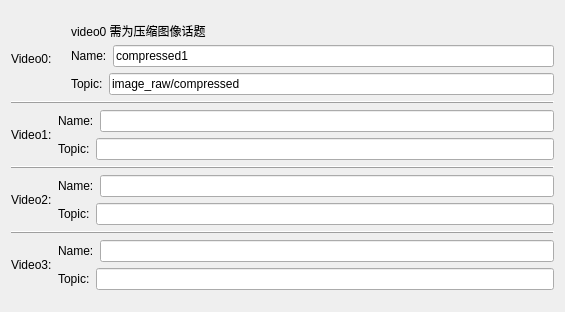
           <widget class="QWidget" name="page_4">
            <property name="geometry">
             <rect>
              <x>0</x>
              <y>0</y>
              <width>565</width>
              <height>312</height>
             </rect>
            </property>
            <attribute name="label">
             <string>Video</string>
            </attribute>
            <layout class="QVBoxLayout" name="verticalLayout_10">
             <item>
              <layout class="QVBoxLayout" name="verticalLayout_8">
               <item>
                <layout class="QHBoxLayout" name="horizontalLayout_4">
                 <item>
                  <widget class="QLabel" name="label_23">
                   <property name="maximumSize">
                    <size>
                     <width>61</width>
                     <height>17</height>
                    </size>
                   </property>
                   <property name="text">
                    <string>Video0:</string>
                   </property>
                  </widget>
                 </item>
                 <item>
                  <widget class="QLabel" name="label_4">
                   <property name="text">
                    <string/>
                   </property>
                  </widget>
                 </item>
                 <item>
                  <layout class="QVBoxLayout" name="verticalLayout_7">
                   <item>
                    <widget class="QLabel" name="label_5">
                     <property name="maximumSize">
                      <size>
                       <width>16777215</width>
                       <height>17</height>
                      </size>
                     </property>
                     <property name="text">
                      <string>video0 需为压缩图像话题</string>
                     </property>
                    </widget>
                   </item>
                   <item>
                    <layout class="QHBoxLayout" name="horizontalLayout_2">
                     <item>
                      <widget class="QLabel" name="label_24">
                       <property name="maximumSize">
                        <size>
                         <width>61</width>
                         <height>17</height>
                        </size>
                       </property>
                       <property name="text">
                        <string>Name:</string>
                       </property>
                      </widget>
                     </item>
                     <item>
                      <widget class="QLineEdit" name="video0_name_set">
                       <property name="text">
                        <string>compressed1</string>
                       </property>
                      </widget>
                     </item>
                    </layout>
                   </item>
                   <item>
                    <layout class="QHBoxLayout" name="horizontalLayout_3">
                     <item>
                      <widget class="QLabel" name="label_25">
                       <property name="maximumSize">
                        <size>
                         <width>61</width>
                         <height>17</height>
                        </size>
                       </property>
                       <property name="text">
                        <string>Topic:</string>
                       </property>
                      </widget>
                     </item>
                     <item>
                      <widget class="QLineEdit" name="video0_topic_set">
                       <property name="text">
                        <string>image_raw/compressed</string>
                       </property>
                      </widget>
                     </item>
                    </layout>
                   </item>
                  </layout>
                 </item>
                </layout>
               </item>
               <item>
                <widget class="QFrame" name="frame">
                 <property name="frameShape">
                  <enum>QFrame::HLine</enum>
                 </property>
                 <property name="frameShadow">
                  <enum>QFrame::Raised</enum>
                 </property>
                </widget>
               </item>
               <item>
                <layout class="QHBoxLayout" name="horizontalLayout_8">
                 <item>
                  <widget class="QLabel" name="label_26">
                   <property name="maximumSize">
                    <size>
                     <width>61</width>
                     <height>17</height>
                    </size>
                   </property>
                   <property name="text">
                    <string>Video1:</string>
                   </property>
                  </widget>
                 </item>
                 <item>
                  <layout class="QVBoxLayout" name="verticalLayout_11">
                   <item>
                    <layout class="QHBoxLayout" name="horizontalLayout_9">
                     <item>
                      <widget class="QLabel" name="label_27">
                       <property name="maximumSize">
                        <size>
                         <width>61</width>
                         <height>17</height>
                        </size>
                       </property>
                       <property name="text">
                        <string>Name:</string>
                       </property>
                      </widget>
                     </item>
                     <item>
                      <widget class="QLineEdit" name="video0_name_set_2">
                       <property name="text">
                        <string/>
                       </property>
                      </widget>
                     </item>
                    </layout>
                   </item>
                   <item>
                    <layout class="QHBoxLayout" name="horizontalLayout_10">
                     <item>
                      <widget class="QLabel" name="label_28">
                       <property name="maximumSize">
                        <size>
                         <width>61</width>
                         <height>17</height>
                        </size>
                       </property>
                       <property name="text">
                        <string>Topic:</string>
                       </property>
                      </widget>
                     </item>
                     <item>
                      <widget class="QLineEdit" name="video0_topic_set_2"/>
                     </item>
                    </layout>
                   </item>
                  </layout>
                 </item>
                </layout>
               </item>
               <item>
                <widget class="QFrame" name="frame_2">
                 <property name="frameShape">
                  <enum>QFrame::HLine</enum>
                 </property>
                 <property name="frameShadow">
                  <enum>QFrame::Raised</enum>
                 </property>
                </widget>
               </item>
               <item>
                <layout class="QHBoxLayout" name="horizontalLayout_12">
                 <item>
                  <widget class="QLabel" name="label_29">
                   <property name="maximumSize">
                    <size>
                     <width>61</width>
                     <height>17</height>
                    </size>
                   </property>
                   <property name="text">
                    <string>Video2:</string>
                   </property>
                  </widget>
                 </item>
                 <item>
                  <layout class="QVBoxLayout" name="verticalLayout_12">
                   <item>
                    <layout class="QHBoxLayout" name="horizontalLayout_13">
                     <item>
                      <widget class="QLabel" name="label_30">
                       <property name="maximumSize">
                        <size>
                         <width>61</width>
                         <height>17</height>
                        </size>
                       </property>
                       <property name="text">
                        <string>Name:</string>
                       </property>
                      </widget>
                     </item>
                     <item>
                      <widget class="QLineEdit" name="video0_name_set_3"/>
                     </item>
                    </layout>
                   </item>
                   <item>
                    <layout class="QHBoxLayout" name="horizontalLayout_14">
                     <item>
                      <widget class="QLabel" name="label_31">
                       <property name="maximumSize">
                        <size>
                         <width>61</width>
                         <height>17</height>
                        </size>
                       </property>
                       <property name="text">
                        <string>Topic:</string>
                       </property>
                      </widget>
                     </item>
                     <item>
                      <widget class="QLineEdit" name="video0_topic_set_3"/>
                     </item>
                    </layout>
                   </item>
                  </layout>
                 </item>
                </layout>
               </item>
               <item>
                <widget class="QFrame" name="frame_3">
                 <property name="frameShape">
                  <enum>QFrame::HLine</enum>
                 </property>
                 <property name="frameShadow">
                  <enum>QFrame::Raised</enum>
                 </property>
                </widget>
               </item>
               <item>
                <layout class="QHBoxLayout" name="horizontalLayout_15">
                 <item>
                  <widget class="QLabel" name="label_32">
                   <property name="maximumSize">
                    <size>
                     <width>61</width>
                     <height>17</height>
                    </size>
                   </property>
                   <property name="text">
                    <string>Video3:</string>
                   </property>
                  </widget>
                 </item>
                 <item>
                  <layout class="QVBoxLayout" name="verticalLayout_13">
                   <item>
                    <layout class="QHBoxLayout" name="horizontalLayout_16">
                     <item>
                      <widget class="QLabel" name="label_33">
                       <property name="maximumSize">
                        <size>
                         <width>61</width>
                         <height>17</height>
                        </size>
                       </property>
                       <property name="text">
                        <string>Name:</string>
                       </property>
                      </widget>
                     </item>
                     <item>
                      <widget class="QLineEdit" name="video0_name_set_4"/>
                     </item>
                    </layout>
                   </item>
                   <item>
                    <layout class="QHBoxLayout" name="horizontalLayout_17">
                     <item>
                      <widget class="QLabel" name="label_34">
                       <property name="maximumSize">
                        <size>
                         <width>61</width>
                         <height>17</height>
                        </size>
                       </property>
                       <property name="text">
                        <string>Topic:</string>
                       </property>
                      </widget>
                     </item>
                     <item>
                      <widget class="QLineEdit" name="video0_topic_set_4"/>
                     </item>
                    </layout>
                   </item>
                  </layout>
                 </item>
                </layout>
               </item>
              </layout>
             </item>
            </layout>
           </widget>
